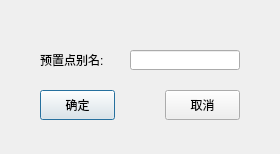
<?xml version="1.0" encoding="UTF-8"?>
<ui version="4.0">
 <class>AddPresetDialog</class>
 <widget class="QDialog" name="AddPresetDialog">
  <property name="geometry">
   <rect>
    <x>0</x>
    <y>0</y>
    <width>280</width>
    <height>154</height>
   </rect>
  </property>
  <property name="windowTitle">
   <string>AddPresetDialog</string>
  </property>
  <widget class="QLabel" name="id_lab_preset">
   <property name="geometry">
    <rect>
     <x>40</x>
     <y>50</y>
     <width>80</width>
     <height>20</height>
    </rect>
   </property>
   <property name="text">
    <string>预置点别名:</string>
   </property>
  </widget>
  <widget class="QPushButton" name="id_btn_sure">
   <property name="geometry">
    <rect>
     <x>40</x>
     <y>90</y>
     <width>75</width>
     <height>30</height>
    </rect>
   </property>
   <property name="text">
    <string>确定</string>
   </property>
  </widget>
  <widget class="QPushButton" name="id_btn_cancel">
   <property name="geometry">
    <rect>
     <x>165</x>
     <y>90</y>
     <width>75</width>
     <height>30</height>
    </rect>
   </property>
   <property name="text">
    <string>取消</string>
   </property>
  </widget>
  <widget class="QLineEdit" name="id_edit_preset">
   <property name="geometry">
    <rect>
     <x>130</x>
     <y>50</y>
     <width>110</width>
     <height>20</height>
    </rect>
   </property>
  </widget>
 </widget>
 <layoutdefault spacing="6" margin="11"/>
 <resources/>
 <connections/>
</ui>
